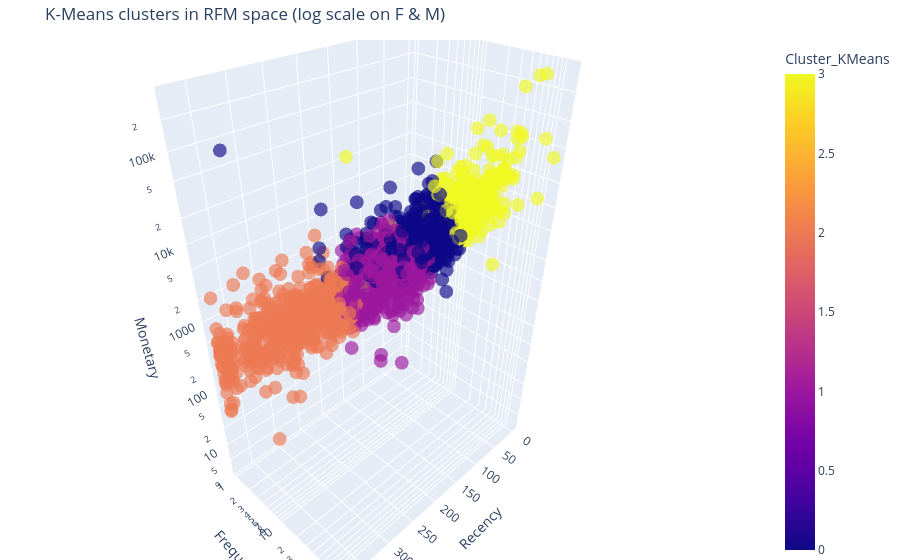

Source (notebook cell):
### Markdown cell above
## 7. 3-D view of the RFM space

### Code cell
sample = rfm.sample(min(2500, len(rfm)), random_state=42)
fig = px.scatter_3d(
    sample,
    x="Recency",
    y="Frequency",
    z="Monetary",
    color="Cluster_KMeans",
    opacity=0.65,
    log_y=True,
    log_z=True,
    title="K-Means clusters in RFM space (log scale on F & M)",
)
fig.update_layout(height=560, margin=dict(l=0, r=0, t=40, b=0))
fig.show()

### Figure 1 — Plotly figure (JSON) as saved in the notebook; plotly's stock layout.template omitted (floating-point values rounded to 4 significant figures; data arrays with more than 128 entries replaced by an {"elided": "..."} marker saying what was removed)
{"data": [{"hovertemplate": "Recency=%{x}<br>Frequency=%{y}<br>Monetary=%{z}<br>Cluster_KMeans=%{marker.color}<extra></extra>", "legendgroup": "", "marker": {"color": {"elided": "2500 int values"}, "coloraxis": "coloraxis", "opacity": 0.65, "symbol": "circle"}, "mode": "markers", "name": "", "scene": "scene", "showlegend": false, "type": "scatter3d", "x": {"elided": "2500 int values"}, "y": {"elided": "2500 int values"}, "z": {"elided": "2500 float values"}}], "layout": {"coloraxis": {"colorbar": {"title": {"text": "Cluster_KMeans"}}, "colorscale": [[0, "#0d0887"], [0.1111, "#46039f"], [0.2222, "#7201a8"], [0.3333, "#9c179e"], [0.4444, "#bd3786"], [0.5556, "#d8576b"], [0.6667, "#ed7953"], [0.7778, "#fb9f3a"], [0.8889, "#fdca26"], [1, "#f0f921"]]}, "height": 560, "legend": {"tracegroupgap": 0}, "margin": {"b": 0, "l": 0, "r": 0, "t": 40}, "scene": {"domain": {"x": [0, 1], "y": [0, 1]}, "xaxis": {"title": {"text": "Recency"}}, "yaxis": {"title": {"text": "Frequency"}, "type": "log"}, "zaxis": {"title": {"text": "Monetary"}, "type": "log"}}, "title": {"text": "K-Means clusters in RFM space (log scale on F & M)"}}}
